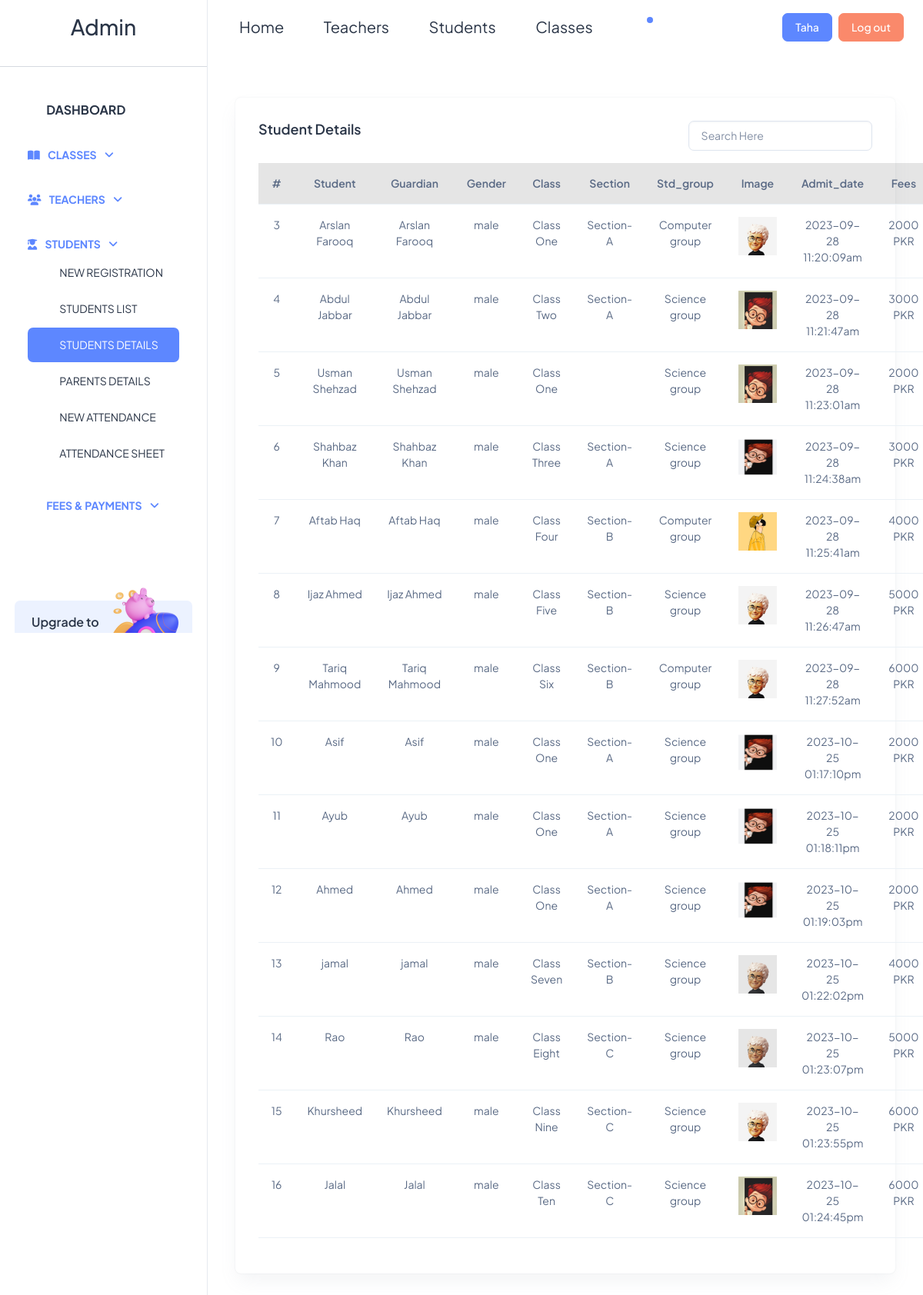
Page /admin/index.php?page=std_detail.php (signed in) on the committed database.
### tables this page shows
CREATE TABLE `student` (
  `sid` int(11) NOT NULL,
  `name` varchar(100) NOT NULL,
  `gurdian_name` varchar(100) NOT NULL,
  `Gender` varchar(100) NOT NULL,
  `class` varchar(100) NOT NULL,
  `section` varchar(100) NOT NULL,
  `std_group` varchar(100) NOT NULL,
  `image` varchar(100) NOT NULL,
  `admit_date` varchar(100) NOT NULL,
  `amount` varchar(100) NOT NULL
);

### connect.php (called while the page is built, shortened)
<?php
class connect{
public $connect;
public function __construct(){
    $this->connect = mysqli_connect("localhost","root","","myschool");
}
public function query($query){
    return  $this->connect->query($query);
  }
}
$obj = new connect();
?>

### admin/std_detail.php (the view, shortened to what this page needs)
<?php
if(!isset($_POST["search"])){
?>
<div class="container-fluid mb-2">
        <div class="container-fluid">
          <div class="card">
            <div class="card-body card-border">
              <div class="d-flex">
            <h5 class="card-title fw-semibold mb-4">Student Details</h5>
  <input type="text" class="form-control ms-auto mb-3" style="width:30%;" name="search" id="search" placeholder="Search Here" value="">
</div>
<?php } ?>
            <table class="table table-hover text-center" id="table-data">
                <thead class="table-active">
                    <th>#</th>
                    <th>Student</th>
                    <th>Guardian</th>
                    <th>Gender</th>
                    <th>Class</th>
                    <th>Section</th>
                    <th>Std_group</th>
                    <th>Image</th>
                    <th>Admit_date</th>
                    <th>Fees</th>
                </thead>
                <tbody class="table-striped">
                    <?php
                     if(isset($_POST["search"])){
                    include("../connect.php");
                      extract($_POST);
                      $query = "SELECT * FROM student WHERE name LIKE '%$search%'";
                      $q = $obj->query($query);
                      }
                      else{
                    $query = "SELECT * FROM student";
                    $q = $obj->query($query);
                      }
                    while($row = mysqli_fetch_assoc($q)){
                    ?>
                    <tr>
                        <td><?php echo $row["sid"]; ?></td>
                        <td><?php echo $row["name"]; ?></td>
                        <td><?php echo $row["gurdian_name"]; ?></td>
                        <td><?php echo $row["Gender"]; ?></td>
                        <td><?php echo $row["class"]; ?></td>
                        <td><?php echo $row["section"]; ?></td>
                        <td><?php echo $row["std_group"]; ?></td>
                        <td><img src="<?php echo $row["image"]; ?>" width="50px" height="50px" alt="" srcset=""></td>
                        <td><?php echo $row["admit_date"]; ?></td>
                        <td><?php echo $row["amount"]." PKR"; ?></td>
                    </tr>
                    <?php
                    }
                    ?>
                </tbody>
            </table>
              </div>
            </div>
          </div>
        </div>
      </div>
    </div>

### admin/index.php (shortened to what this page needs)
<?php
if(isset($_SESSION["name"])){
require_once("head.php");
require_once("sidebar.php");
if($_REQUEST["page"]){
    $page=$_REQUEST["page"];
    require_once($page);
}
else{
    require_once("body.php");
}
require_once("footer.php");
}
else{
require_once("login.php");
}
?>

### admin/head.php (shortened to what this page needs)
<?php
include("../connect.php");
?>
<!doctype html>
<html lang="en">
<head>
<link href="https://cdn.jsdelivr.net/npm/bootstrap@5.3.1/dist/css/bootstrap.min.css" rel="stylesheet">
 <link href="https://cdnjs.cloudflare.com/ajax/libs/font-awesome/6.3.0/css/all.min.css" rel="stylesheet">
  <link rel="stylesheet" href="../assets/css/styles.min.css" />
</head>

### admin/sidebar.php (shortened to what this page needs)
<body>
  <div class="page-wrapper" id="main-wrapper" data-layout="vertical" data-navbarbg="skin6" data-sidebartype="full"
    data-sidebar-position="fixed" data-header-position="fixed">
    <aside class="left-sidebar">
      <div>
        <div class="brand-logo d-flex align-items-center justify-content-between">
          <h2 class=" mx-auto my-auto"><?php echo $_SESSION["role"]; ?></h2>
        </div>
<hr>
        <nav class="sidebar-nav scroll-sidebar" data-simplebar="">
          <ul id="sidebarnav">
            <li class="nav-small-cap">
              <span>
                  <i class="ti ti-layout-dashboard fs-5"></i>
                </span>
                <span class="hide-menu fs-4 ms-2">Dashboard</span>
            </li>
            <?php
          if($_SESSION["role"] == "Admin"){
            if($_SESSION["role"] !== "Teacher"){
            ?>
            <li class="sidebar" >
                            <ul id="class">
                                <li class="nav-small-cap" >
                                    <a href="#teachersDropdown1" data-bs-toggle="collapse" aria-expanded="false">
                                        <i class="fas fa-book-open fs-3"></i>
                                        <span class="hide-menu fs-3 ms-2" >Classes</span>
                                        <i class="fas fa-angle-down fs-3  ms-2"></i>
                                    </a>
                                </li>
                            </ul>
</li>
<?php } } ?>
<?php if($_SESSION["role"] == "Teacher" || "Admin"){ ?>
            <li class="sidebar">
                            <ul id="class1">
                                <li class="nav-small-cap">
                                    <a href="#teachersDropdown" data-bs-toggle="collapse" aria-expanded="false">
                                        <i class="fas fa-users fs-3"></i>
                                        <span class="hide-menu fs-3 ms-2">Teachers</span>
                                        <i class="fas fa-angle-down fs-3  ms-2"></i>
                                    </a>
                                </li>
                            </ul>
</li>
<?php } ?>
<?php if($_SESSION["role"] == "Teacher" || "Admin"){ ?>
<li class="sidebar">
                            <ul id="class2">
                                <li class="nav-small-cap">
                                    <a href="#studentsdropdown" data-bs-toggle="collapse" aria-expanded="false">
                                        <i class="fas fa-user-graduate fs-3"></i>
                                        <span class="hide-menu ms-2 fs-3">Students</span>
                                        <i class="fas fa-angle-down fs-3 ms-2"></i>
                                    </a>
                                    <ul class="collapse submenu" id="showclass2">
                                    <?php
                                    if($_SESSION["role"] == "Admin"){
                                        if($_SESSION["role"] !== "Teacher"){
                                    ?>
                                        <li class="sidebar-item">
                                            <a class="sidebar-link" href="index.php?page=std_reg.php"
                                                aria-expanded="false">
                                                <span>
                                                    <i class="ti ti-user-plus"></i>
                                                </span>
                                                <span class="hide-menu">New Registration</span>
                                            </a>
                                        </li>
                                        <?php } } ?>
                                        <li class="sidebar-item">
                                            <a class="sidebar-link" href="index.php?page=std_list.php" aria-expanded="false">
                                                <span>
                                                    <i class="ti ti-list"></i>
                                                </span>
                                                <span class="hide-menu">Students List</span>
                                            </a>
                                        </li>
                                        <li class="sidebar-item">
                                            <a class="sidebar-link" href="index.php?page=std_detail.php" aria-expanded="false">
                                                <span>
                                                    <i class="ti ti-school"></i>
                                                </span>
                                                <span class="hide-menu">Students Details</span>
                                            </a>
                                        </li>
                                        <li class="sidebar-item">
                                            <a class="sidebar-link" href="index.php?page=parent_detail.php" aria-expanded="false">
                                                <span>
                                                    <i class="ti ti-school"></i>
                                                </span>
                                                <span class="hide-menu">Parents Details</span>
                                            </a>
                                        </li>
                                        <li class="sidebar-item">
                                            <a class="sidebar-link" href="index.php?page=addattendance.php"
                                                aria-expanded="false">
                                                <span>
                                                    <i class="ti ti-school"></i>
                                                </span>
                                                <span class="hide-menu">New Attendance</span>
                                            </a>
                                        </li>
                                        <li class="sidebar-item">
                                            <a class="sidebar-link" href="index.php?page=attendance.php"
                                                aria-expanded="false">
                                                <span>
                                                    <i class="ti ti-school"></i>
                                                </span>
                                                <span class="hide-menu">Attendance Sheet</span>
                                            </a>
                                        </li>
                                    </ul>
                                </li>
                            </ul>
</li>
<?php } ?>
<?php
          if($_SESSION["role"] == "Admin"){
            if($_SESSION["role"] !== "Teacher"){
            ?>
<li class="sidebar">
                            <ul id="class3">
                                <li class="nav-small-cap">
                                    <a href="#amountdropdown" data-bs-toggle="collapse" aria-expanded="false">
                                        <i class="ti ti-coin fs-5"></i>
                                        <span class="hide-menu ms-2 fs-3">Fees & Payments</span>
                                        <i class="fas fa-angle-down fs-3 ms-2"></i>
                                    </a>
                                </li>
                            </ul>
</li>
<?php } } ?>
          </ul>
          <br><br>
<div class="unlimited-access hide-menu bg-light-primary position-relative mb-7 mt-5 rounded">
            <div class="d-flex">
              <div class="unlimited-access-title me-3">
                <h6 class="fw-semibold fs-4 mb-6 text-dark w-85">Upgrade to pro</h6>
              </div>
              <div class="unlimited-access-img">
                <img src="../assets/images/backgrounds/rocket.png" alt="" class="img-fluid">
              </div>
            </div>
          </div>
        </nav>
      </div>
    </aside>
     <div class="body-wrapper">
      <header class="app-header">
        <nav class="navbar navbar-expand-lg navbar-light">
          <ul class="navbar-nav ">
            <li class="nav-item">
              <a class="nav-link" href="index.php?page=body.php">
                  Home<i class="ti ti-home ms-1"></i>
              </a>
            </li>
            <li class="nav-item">
              <a class="nav-link" href="index.php?page=teacher_list.php">
                  Teachers<i class="ti ti-user ms-1"></i>
              </a>
            </li>
            <li class="nav-item">
              <a class="nav-link" href="index.php?page=std_list.php">
                  Students<i class="ti ti-user ms-1"></i>
              </a>
            </li>
            <li class="nav-item">
              <a class="nav-link" href="index.php?page=viewclass.php">
                  Classes<i class="ti ti-book ms-1"></i>
              </a>
            </li>
            <li class="nav-item ms-1">
              <a class="nav-link nav-icon-hover" href="javascript:void(0)">
                <i class="ti ti-bell-ringing"></i>
                <div class="notification bg-primary rounded-circle"></div>
              </a>
            </li>
          </ul>
          <div class="navbar-collapse justify-content-end px-0" id="navbarNav">
            <ul class="navbar-nav flex-row ms-auto align-items-center justify-content-end">
              <a href="" class="btn btn-primary"><?php echo $_SESSION["name"]; ?></a>
              <a href="logout.php" class="btn btn-danger ms-2">Log out</a>
            </ul>
          </div>
        </nav>
      </header>
      <br><br>

### admin/footer.php (shortened to what this page needs)
</body>
</html>

### rows in the picture
student: sid "3", name "Arslan Farooq", gurdian_name "Arslan Farooq", Gender "male", class "Class One", section "Section-A", std_group "Computer group", image (picture), admit_date "2023-09-28 11:20:09am", amount "2000"
student: sid "4", name "Abdul Jabbar", gurdian_name "Abdul Jabbar", Gender "male", class "Class Two", section "Section-A", std_group "Science group", image (picture), admit_date "2023-09-28 11:21:47am", amount "3000"
student: sid "5", name "Usman Shehzad", gurdian_name "Usman Shehzad", Gender "male", class "Class One", std_group "Science group", image (picture), admit_date "2023-09-28 11:23:01am", amount "2000"
student: sid "6", name "Shahbaz Khan", gurdian_name "Shahbaz Khan", Gender "male", class "Class Three", section "Section-A", std_group "Science group", image (picture), admit_date "2023-09-28 11:24:38am", amount "3000"
student: sid "7", name "Aftab Haq", gurdian_name "Aftab Haq", Gender "male", class "Class Four", section "Section-B", std_group "Computer group", image (picture), admit_date "2023-09-28 11:25:41am", amount "4000"
student: sid "8", name "Ijaz Ahmed", gurdian_name "Ijaz Ahmed", Gender "male", class "Class Five", section "Section-B", std_group "Science group", image (picture), admit_date "2023-09-28 11:26:47am", amount "5000"
student: sid "9", name "Tariq Mahmood", gurdian_name "Tariq Mahmood", Gender "male", class "Class Six", section "Section-B", std_group "Computer group", image (picture), admit_date "2023-09-28 11:27:52am", amount "6000"
student: sid "10", name "Asif", gurdian_name "Asif", Gender "male", class "Class One", section "Section-A", std_group "Science group", image (picture), admit_date "2023-10-25 01:17:10pm", amount "2000"
student: sid "11", name "Ayub", gurdian_name "Ayub", Gender "male", class "Class One", section "Section-A", std_group "Science group", image (picture), admit_date "2023-10-25 01:18:11pm", amount "2000"
student: sid "12", name "Ahmed", gurdian_name "Ahmed", Gender "male", class "Class One", section "Section-A", std_group "Science group", image (picture), admit_date "2023-10-25 01:19:03pm", amount "2000"
student: sid "13", name "jamal", gurdian_name "jamal", Gender "male", class "Class Seven", section "Section-B", std_group "Science group", image (picture), admit_date "2023-10-25 01:22:02pm", amount "4000"
student: sid "14", name "Rao", gurdian_name "Rao", Gender "male", class "Class Eight", section "Section-C", std_group "Science group", image (picture), admit_date "2023-10-25 01:23:07pm", amount "5000"
student: sid "15", name "Khursheed", gurdian_name "Khursheed", Gender "male", class "Class Nine", section "Section-C", std_group "Science group", image (picture), admit_date "2023-10-25 01:23:55pm", amount "6000"
student: sid "16", name "Jalal", gurdian_name "Jalal", Gender "male", class "Class Ten", section "Section-C", std_group "Science group", image (picture), admit_date "2023-10-25 01:24:45pm", amount "6000"

### other values in the picture
$_SESSION["role"] "Admin"
$_SESSION["name"] "Taha"
